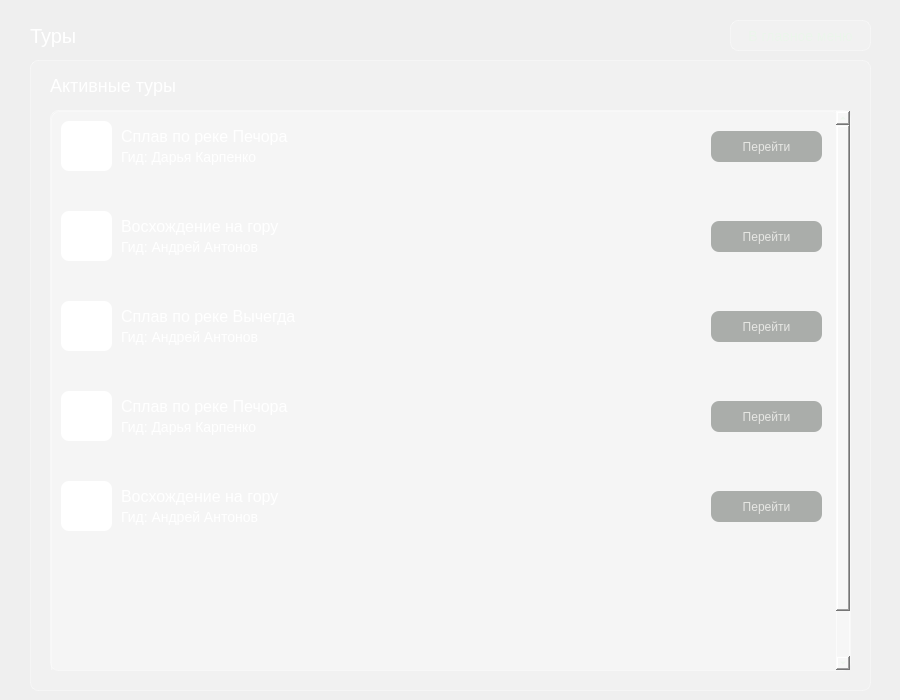
<?xml version="1.0" encoding="UTF-8"?>
<ui version="4.0">
 <class>Dialog</class>
 <widget class="QDialog" name="Dialog">
  <property name="geometry">
   <rect>
    <x>0</x>
    <y>0</y>
    <width>900</width>
    <height>700</height>
   </rect>
  </property>
  <property name="windowTitle">
   <string>Dialog</string>
  </property>
  <property name="styleSheet">
   <string notr="true">background-color: qlineargradient(spread:pad, x1:1, y1:1, x2:0, y2:0,
    stop:0 rgba(20, 65, 30, 255),
    stop:0.427447 rgba(35, 95, 55, 235),
    stop:1 rgba(110, 160, 90, 255));
</string>
  </property>
  <widget class="QLabel" name="label_Admin">
   <property name="geometry">
    <rect>
     <x>30</x>
     <y>20</y>
     <width>211</width>
     <height>31</height>
    </rect>
   </property>
   <property name="styleSheet">
    <string notr="true">background-color: none;
font-size: 20px;
border: none;
color: white;</string>
   </property>
   <property name="text">
    <string>Туры</string>
   </property>
  </widget>
  <widget class="QFrame" name="frame_2">
   <property name="geometry">
    <rect>
     <x>30</x>
     <y>60</y>
     <width>841</width>
     <height>631</height>
    </rect>
   </property>
   <property name="styleSheet">
    <string notr="true">background-color: rgba(255, 255, 255, 0.15);
color: rgb(235, 245, 235);
border: 1px solid rgba(255, 255, 255, 0.35);
border-radius: 8px</string>
   </property>
   <property name="frameShape">
    <enum>QFrame::Shape::StyledPanel</enum>
   </property>
   <property name="frameShadow">
    <enum>QFrame::Shadow::Raised</enum>
   </property>
   <widget class="QLabel" name="label_5">
    <property name="geometry">
     <rect>
      <x>20</x>
      <y>10</y>
      <width>231</width>
      <height>31</height>
     </rect>
    </property>
    <property name="styleSheet">
     <string notr="true">background-color: none;
font-size: 18px;
border: none;
color: white;</string>
    </property>
    <property name="text">
     <string>Активные туры</string>
    </property>
   </widget>
   <widget class="QScrollArea" name="scrollArea_2">
    <property name="enabled">
     <bool>true</bool>
    </property>
    <property name="geometry">
     <rect>
      <x>20</x>
      <y>50</y>
      <width>801</width>
      <height>561</height>
     </rect>
    </property>
    <property name="horizontalScrollBarPolicy">
     <enum>Qt::ScrollBarPolicy::ScrollBarAlwaysOff</enum>
    </property>
    <property name="widgetResizable">
     <bool>false</bool>
    </property>
    <widget class="QWidget" name="scrollAreaWidgetContents_3">
     <property name="enabled">
      <bool>true</bool>
     </property>
     <property name="geometry">
      <rect>
       <x>0</x>
       <y>0</y>
       <width>790</width>
       <height>610</height>
      </rect>
     </property>
     <widget class="QLabel" name="label_TourName">
      <property name="geometry">
       <rect>
        <x>70</x>
        <y>10</y>
        <width>371</width>
        <height>31</height>
       </rect>
      </property>
      <property name="styleSheet">
       <string notr="true">background-color: none;
font-size: 16px;
border: none;
color: white;</string>
      </property>
      <property name="text">
       <string>Сплав по реке Печора</string>
      </property>
     </widget>
     <widget class="QLabel" name="label_ImageTour">
      <property name="geometry">
       <rect>
        <x>10</x>
        <y>10</y>
        <width>51</width>
        <height>50</height>
       </rect>
      </property>
      <property name="styleSheet">
       <string notr="true">background-color: white;
border: none;</string>
      </property>
      <property name="text">
       <string/>
      </property>
     </widget>
     <widget class="QLabel" name="label_GuideName">
      <property name="geometry">
       <rect>
        <x>70</x>
        <y>30</y>
        <width>181</width>
        <height>31</height>
       </rect>
      </property>
      <property name="styleSheet">
       <string notr="true">background-color: none;
font-size: 14px;
border: none;
color: white;</string>
      </property>
      <property name="text">
       <string>Гид: Дарья Карпенко</string>
      </property>
     </widget>
     <widget class="QPushButton" name="pushButton_OnBooking">
      <property name="geometry">
       <rect>
        <x>660</x>
        <y>20</y>
        <width>111</width>
        <height>31</height>
       </rect>
      </property>
      <property name="styleSheet">
       <string notr="true">background-color: rgba(110, 115, 110, 140);
color: rgba(235, 235, 232, 235);
border: none;
border-radius: 8px;
padding: 8px 18px;</string>
      </property>
      <property name="text">
       <string>Перейти</string>
      </property>
     </widget>
     <widget class="QPushButton" name="pushButton_OnBooking_2">
      <property name="geometry">
       <rect>
        <x>660</x>
        <y>110</y>
        <width>111</width>
        <height>31</height>
       </rect>
      </property>
      <property name="styleSheet">
       <string notr="true">background-color: rgba(110, 115, 110, 140);
color: rgba(235, 235, 232, 235);
border: none;
border-radius: 8px;
padding: 8px 18px;</string>
      </property>
      <property name="text">
       <string>Перейти</string>
      </property>
     </widget>
     <widget class="QLabel" name="label_TourName_2">
      <property name="geometry">
       <rect>
        <x>70</x>
        <y>100</y>
        <width>391</width>
        <height>31</height>
       </rect>
      </property>
      <property name="styleSheet">
       <string notr="true">background-color: none;
font-size: 16px;
border: none;
color: white;</string>
      </property>
      <property name="text">
       <string>Восхождение на гору</string>
      </property>
     </widget>
     <widget class="QLabel" name="label_ImageTour_2">
      <property name="geometry">
       <rect>
        <x>10</x>
        <y>100</y>
        <width>51</width>
        <height>50</height>
       </rect>
      </property>
      <property name="styleSheet">
       <string notr="true">background-color: white;
border: none;</string>
      </property>
      <property name="text">
       <string/>
      </property>
     </widget>
     <widget class="QLabel" name="label_GuideName_2">
      <property name="geometry">
       <rect>
        <x>70</x>
        <y>120</y>
        <width>181</width>
        <height>31</height>
       </rect>
      </property>
      <property name="styleSheet">
       <string notr="true">background-color: none;
font-size: 14px;
border: none;
color: white;</string>
      </property>
      <property name="text">
       <string>Гид: Андрей Антонов</string>
      </property>
     </widget>
     <widget class="QPushButton" name="pushButton_OnBooking_3">
      <property name="geometry">
       <rect>
        <x>660</x>
        <y>200</y>
        <width>111</width>
        <height>31</height>
       </rect>
      </property>
      <property name="styleSheet">
       <string notr="true">background-color: rgba(110, 115, 110, 140);
color: rgba(235, 235, 232, 235);
border: none;
border-radius: 8px;
padding: 8px 18px;</string>
      </property>
      <property name="text">
       <string>Перейти</string>
      </property>
     </widget>
     <widget class="QLabel" name="label_ImageTour_3">
      <property name="geometry">
       <rect>
        <x>10</x>
        <y>190</y>
        <width>51</width>
        <height>50</height>
       </rect>
      </property>
      <property name="styleSheet">
       <string notr="true">background-color: white;
border: none;</string>
      </property>
      <property name="text">
       <string/>
      </property>
     </widget>
     <widget class="QLabel" name="label_TourName_3">
      <property name="geometry">
       <rect>
        <x>70</x>
        <y>190</y>
        <width>411</width>
        <height>31</height>
       </rect>
      </property>
      <property name="styleSheet">
       <string notr="true">background-color: none;
font-size: 16px;
border: none;
color: white;</string>
      </property>
      <property name="text">
       <string>Сплав по реке Вычегда</string>
      </property>
     </widget>
     <widget class="QLabel" name="label_GuideName_3">
      <property name="geometry">
       <rect>
        <x>70</x>
        <y>210</y>
        <width>181</width>
        <height>31</height>
       </rect>
      </property>
      <property name="styleSheet">
       <string notr="true">background-color: none;
font-size: 14px;
border: none;
color: white;</string>
      </property>
      <property name="text">
       <string>Гид: Андрей Антонов</string>
      </property>
     </widget>
     <widget class="QLabel" name="label_ImageTour_4">
      <property name="geometry">
       <rect>
        <x>10</x>
        <y>280</y>
        <width>51</width>
        <height>50</height>
       </rect>
      </property>
      <property name="styleSheet">
       <string notr="true">background-color: white;
border: none;</string>
      </property>
      <property name="text">
       <string/>
      </property>
     </widget>
     <widget class="QPushButton" name="pushButton_OnBooking_4">
      <property name="geometry">
       <rect>
        <x>660</x>
        <y>290</y>
        <width>111</width>
        <height>31</height>
       </rect>
      </property>
      <property name="styleSheet">
       <string notr="true">background-color: rgba(110, 115, 110, 140);
color: rgba(235, 235, 232, 235);
border: none;
border-radius: 8px;
padding: 8px 18px;</string>
      </property>
      <property name="text">
       <string>Перейти</string>
      </property>
     </widget>
     <widget class="QLabel" name="label_GuideName_4">
      <property name="geometry">
       <rect>
        <x>70</x>
        <y>300</y>
        <width>181</width>
        <height>31</height>
       </rect>
      </property>
      <property name="styleSheet">
       <string notr="true">background-color: none;
font-size: 14px;
border: none;
color: white;</string>
      </property>
      <property name="text">
       <string>Гид: Дарья Карпенко</string>
      </property>
     </widget>
     <widget class="QLabel" name="label_TourName_4">
      <property name="geometry">
       <rect>
        <x>70</x>
        <y>280</y>
        <width>421</width>
        <height>31</height>
       </rect>
      </property>
      <property name="styleSheet">
       <string notr="true">background-color: none;
font-size: 16px;
border: none;
color: white;</string>
      </property>
      <property name="text">
       <string>Сплав по реке Печора</string>
      </property>
     </widget>
     <widget class="QPushButton" name="pushButton_OnBooking_5">
      <property name="geometry">
       <rect>
        <x>660</x>
        <y>380</y>
        <width>111</width>
        <height>31</height>
       </rect>
      </property>
      <property name="styleSheet">
       <string notr="true">background-color: rgba(110, 115, 110, 140);
color: rgba(235, 235, 232, 235);
border: none;
border-radius: 8px;
padding: 8px 18px;</string>
      </property>
      <property name="text">
       <string>Перейти</string>
      </property>
     </widget>
     <widget class="QLabel" name="label_GuideName_5">
      <property name="geometry">
       <rect>
        <x>70</x>
        <y>390</y>
        <width>181</width>
        <height>31</height>
       </rect>
      </property>
      <property name="styleSheet">
       <string notr="true">background-color: none;
font-size: 14px;
border: none;
color: white;</string>
      </property>
      <property name="text">
       <string>Гид: Андрей Антонов</string>
      </property>
     </widget>
     <widget class="QLabel" name="label_TourName_5">
      <property name="geometry">
       <rect>
        <x>70</x>
        <y>370</y>
        <width>401</width>
        <height>31</height>
       </rect>
      </property>
      <property name="styleSheet">
       <string notr="true">background-color: none;
font-size: 16px;
border: none;
color: white;</string>
      </property>
      <property name="text">
       <string>Восхождение на гору</string>
      </property>
     </widget>
     <widget class="QLabel" name="label_ImageTour_5">
      <property name="geometry">
       <rect>
        <x>10</x>
        <y>370</y>
        <width>51</width>
        <height>50</height>
       </rect>
      </property>
      <property name="styleSheet">
       <string notr="true">background-color: white;
border: none;</string>
      </property>
      <property name="text">
       <string/>
      </property>
     </widget>
    </widget>
   </widget>
  </widget>
  <widget class="QPushButton" name="pushButton_Logout">
   <property name="geometry">
    <rect>
     <x>730</x>
     <y>20</y>
     <width>141</width>
     <height>31</height>
    </rect>
   </property>
   <property name="styleSheet">
    <string notr="true">background-color: rgba(255, 255, 255, 0.15);
color: rgb(235, 245, 235);
border: 1px solid rgba(255, 255, 255, 0.35);
border-radius: 8px;
font-size: 14px;</string>
   </property>
   <property name="text">
    <string>В главное меню</string>
   </property>
  </widget>
 </widget>
 <resources/>
 <connections/>
</ui>
